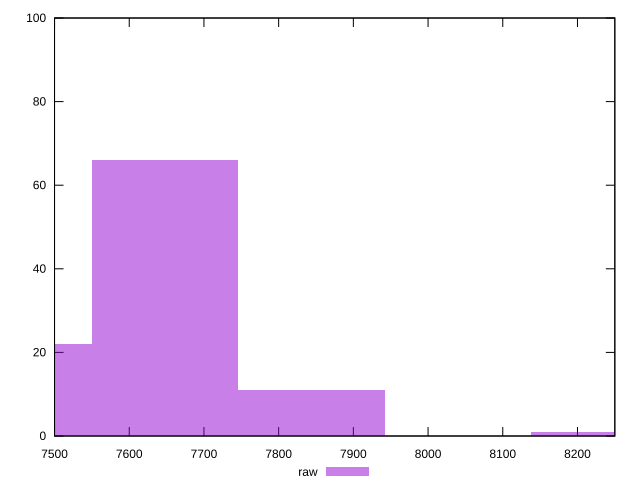

Write the gnuplot code that produced this figure.
reset

$raw <<EOF
7648.059044434354 66
7451.954966371935 22
7844.163122496774 11
8236.371278621613 1
EOF

set key outside below
set boxwidth 196.10407806241935
set xrange [7500:8250]
set yrange [0:100]
set trange [0:100]
set style fill transparent solid 0.5 noborder
set terminal svg size 640, 490 enhanced background rgb 'white'
set output "report_00018_2021-02-10T15-25-16.877Z/uses-text-compression/samples/pages/raw/histogram.svg"

plot $raw title "raw" with boxes

reset
